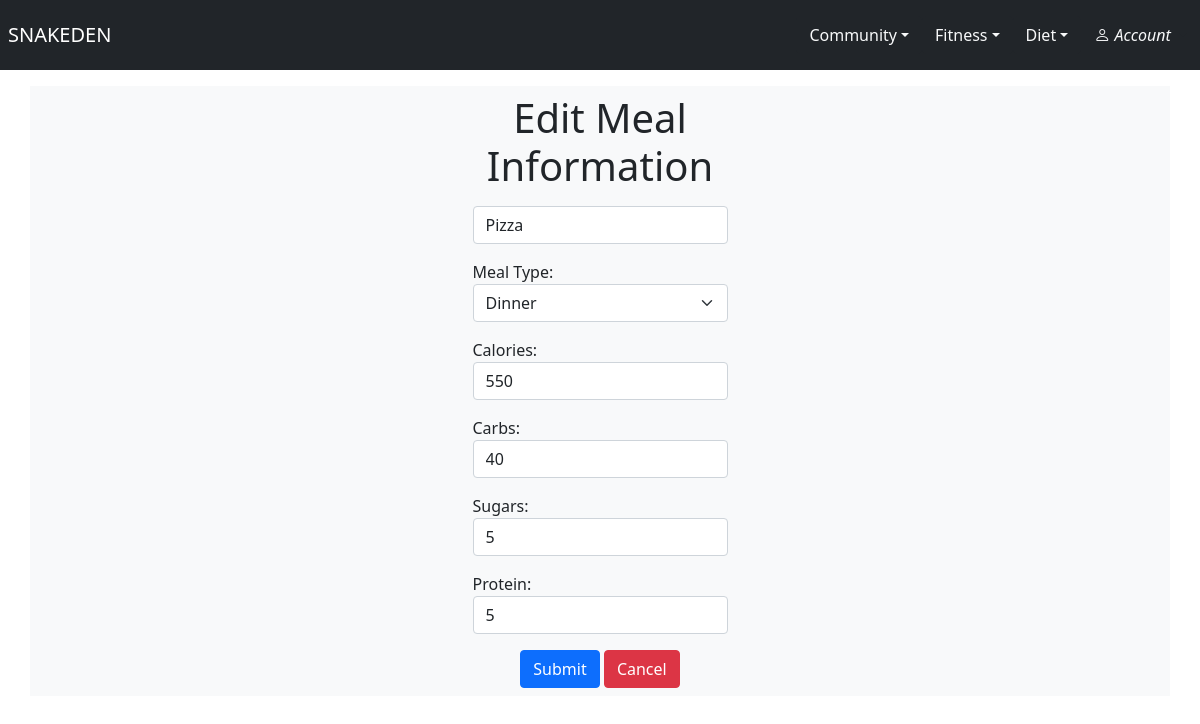
The page /diet/edit_meal/1 (signed in) on the database its author committed.
### diet/models.py (models this page shows)
class Meal(models.Model):
    MEAL_TYPES = [
        ('Breakfast', 'Breakfast'),
        ('Lunch', 'Lunch'),
        ('Dinner', 'Dinner'),
        ('Snack', 'Snack'),
    ]
    meal_name = models.CharField(max_length=100)
    meal_type = models.CharField(max_length=50, choices=MEAL_TYPES)
    calories = models.IntegerField()
    carbs = models.IntegerField()
    sugars = models.IntegerField()
    protein = models.IntegerField()
    user = models.ForeignKey(User, on_delete=models.CASCADE)
    created_at = models.DateTimeField(auto_now_add=True)

### diet/views.py (the view)
# urls.py: path('edit_meal/<int:id>', views.edit_meal, name="edit_meal"),
@login_required
def edit_meal(request, id):
    meal = Meal.objects.get(pk=id)
    form = MealForm(request.POST or None, instance=meal)
    if form.is_valid():
        form.save()
        messages.success(request, "Record Saved Successfully")
        return redirect('user_meal_data')
    return render(request, 'diet/edit_meal.html', {'meal': meal, 'form': form})

### diet/forms.py
class MealForm(ModelForm):
    class Meta:
        model = Meal
        fields = ('meal_name', 'meal_type', 'calories', 'carbs', 'sugars', 'protein')
        MEAL_TYPES = [
            ('Breakfast', 'Breakfast'),
            ('Lunch', 'Lunch'),
            ('Dinner', 'Dinner'),
            ('Snack', 'Snack'),
        ]
        labels = {
            'meal_name': '',
            'meal_type': 'Meal Type',
            'calories': 'Calories',
            'carbs': 'Carbs',
            'sugars': 'Sugars',
            'protein': 'Protein',
        }
        widgets = {
            'meal_name': forms.TextInput({'class': 'form-control', 'placeholder': 'Meal Name'}),
            'meal_type': forms.Select(choices=MEAL_TYPES, attrs={'class': 'form-select huge'}),
            'calories': forms.TextInput(attrs={'class': 'form-control', 'placeholder': 'Calories'}),
            'carbs': forms.TextInput(attrs={'class': 'form-control', 'placeholder': 'Carbs'}),
            'sugars': forms.TextInput(attrs={'class': 'form-control', 'placeholder': 'Sugars'}),
            'protein': forms.TextInput(attrs={'class': 'form-control', 'placeholder': 'Protein'}),
        }

### diet/templates/diet/edit_meal.html (shortened to what this page needs)
{% extends 'base.html' %}
{% block body %}
 <div class="container py-2 my-3" style="max-width: 25%;">
        <h1 class="text-center">Edit Meal Information</h1>
        <form method="POST" class="mt-3">
            {{ form.as_p }}
            <div class="text-center">
                <input type="submit" class="btn btn-primary" value="Submit">
                <a href="{% url 'user_meal_data' %}" class="btn btn-danger">Cancel</a>
            </div>
        </form>
    </div>
{% endblock %}

### static/style.css (style rules this page uses)
body { background-color: lightgray; }

### rows shown on the page
Meal: meal_name "Pizza", meal_type "Dinner", calories "550", carbs "40", sugars "5", protein "5"
